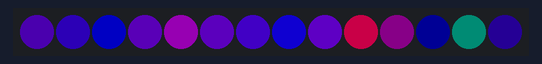
Bench run of a sketch on a simulated Arduino Uno, built with avr-gcc and run on an emulated ATmega328P. On the bench: 14 RGB LEDs in strip order, left to right. Dim RGB values are drawn brighter than linear; random numbers use the default seed unless the sketch sets one.

Above: at 0.13 s.
At 5.05 s:
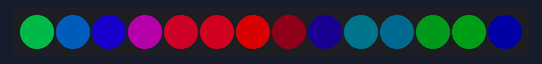
At 9.97 s:
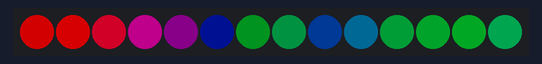
At 19.93 s:
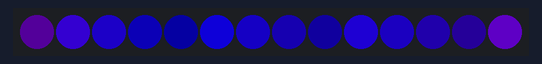
At 29.89 s:
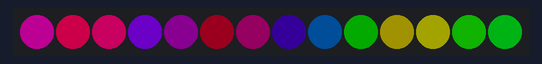
At 39.85 s:
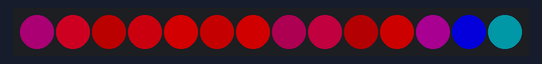

The sketch:

noise16_demo.ino
```cpp
/* noise16_demo

By: Andrew Tuline

Date: Oct, 2014

This is a simple FastLED display sequence utilizing the FastLED noise function. This is one of those 'wait for a while' and see what it does routines. Very unpredictable and very cool.

*/


#define qsubd(x, b)  ((x>b)?wavebright:0)                     // A digital unsigned subtraction macro. if result <0, then => 0. Otherwise, take on fixed value.
#define qsuba(x, b)  ((x>b)?x-b:0)                            // Unsigned subtraction macro. if result <0, then => 0


#include "FastLED.h"                                          // FastLED library.

// Fixed definitions cannot change on the fly.
#define LED_DT 4                                            // Data pin to connect to the strip.
#define LED_CK 3
#define COLOR_ORDER BGR                                       // It's GRB for WS2812B
#define LED_TYPE APA102                                       // What kind of strip are you using (WS2801, WS2812B or APA102)?
#define NUM_LEDS 14                                           // Number of LED's.

// Initialize changeable global variables.
uint8_t max_bright = 255;                                     // Overall brightness definition. It can be changed on the fly.

struct CRGB leds[NUM_LEDS];                                   // Initializxe our array


// Initialize noise specific variables
uint8_t thisdelay = 60;                                       // A delay value for the sequence(s)
uint8_t thisdir = 0;                                          // We can reverse the direction.
uint32_t x,hue_time;                                          // x & time values
uint8_t octaves=2;       //2                                  // how many octaves to use for the brightness
uint8_t hue_octaves=3;   //3                                  // how many octaves to use for the hue
int xscale=57771;        //57771                              // the 'distance' between points on the x axis
uint32_t hxy = 43213;    //43213                              // not sure about this
int hue_scale=20;        //1                                  // the 'distance' between points for the hue noise
int hue_speed = 1;       //31                                 // how fast we move through hue noise
uint8_t x_speed = 0;     //331                                // adjust this value to move along the x axis between frames
int8_t hxyinc = 3;
uint8_t wavebright= 128;                                      // Usesd by qsub to set a fixed value to LED's depending on their current value


void setup() {
  Serial.begin(57600);

//  LEDS.addLeds<LED_TYPE, LED_DT, COLOR_ORDER>(leds, NUM_LEDS);          // Use this for WS2812B
  LEDS.addLeds<LED_TYPE, LED_DT, LED_CK, COLOR_ORDER>(leds, NUM_LEDS);    // Use this for WS2801 or APA102

  FastLED.setBrightness(max_bright);
  set_max_power_in_volts_and_milliamps(5, 500);               // FastLED power management set at 5V, 500mA

  random16_set_seed(4832);                                    // Awesome randomizer
  random16_add_entropy(analogRead(2));
} // setup()


void loop () {
  ChangeMe();

  EVERY_N_MILLISECONDS(thisdelay) {                           // FastLED based non-blocking delay to update/display the sequence.
    noise16();                                                   // Routine is still delay based, but at least it's now a non-blocking day.
  }
  show_at_max_brightness_for_power();
} // loop()


void noise16() {
  fill_noise16(leds, NUM_LEDS, octaves, x, xscale, hue_octaves, hxy, hue_scale, hue_time);
  if (thisdir == 0) {hxy+=hxyinc; x += x_speed; hue_time+= hue_speed;} else { hxy-=hxyinc; x -= x_speed; hue_time -= hue_speed;}
} // noise16()


void ChangeMe() {
  uint8_t secondHand = (millis() / 1000)%20 ;                 // Increase this if you want a longer demo. Currently changes once per minute.
  static uint8_t lastSecond = 99;                             // Static variable, means it's only defined once. This is our 'debounce' variable.
  if( lastSecond != secondHand) {
    lastSecond = secondHand;
    switch(secondHand) {
      case  0: hxyinc = 3; octaves = 1; hue_octaves = 2; hxy = 6000; x = 5000; xscale=3000; hue_scale=50; hue_speed=15; x_speed=100; break;
      case 10: hxyinc = random16(1,15); octaves=random16(1,3); hue_octaves=random16(1,5); hue_scale=random16(10, 50);  x = random16(); xscale=random16(); hxy= random16(); hue_time = random16(); hue_speed = random16(1,3); x_speed = random16(1,30); break;
      case 20: break;
    }
  }
} // ChangeMe()
```
